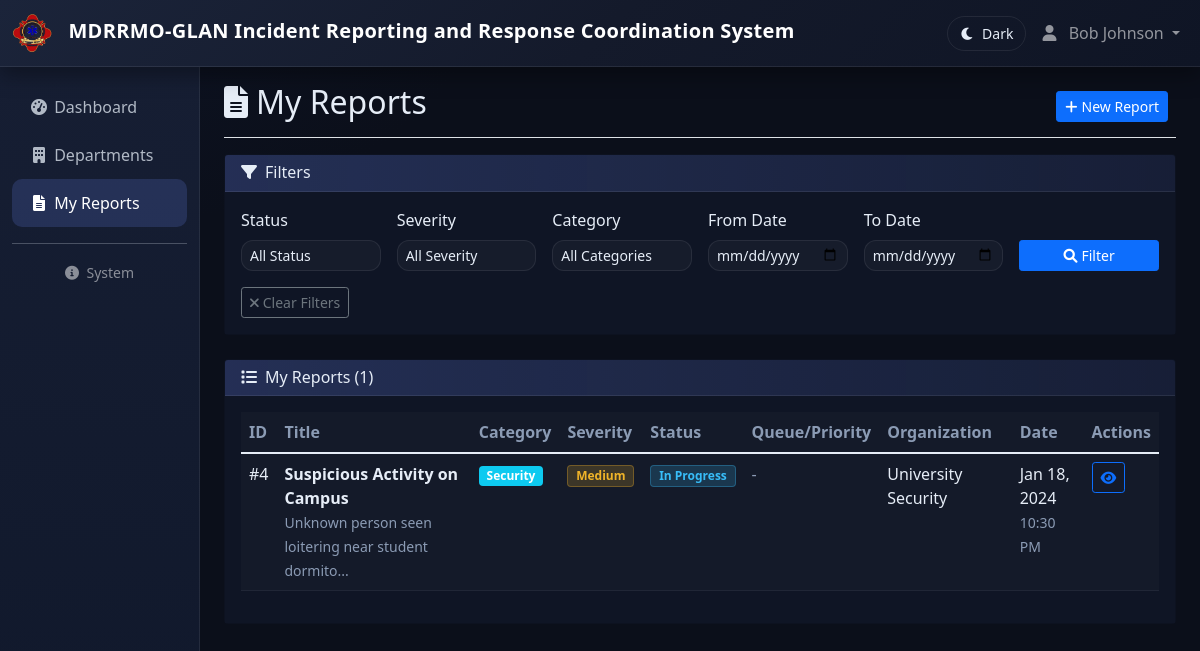
The page /reports/my-reports.php (signed in) on the database as committed earlier.
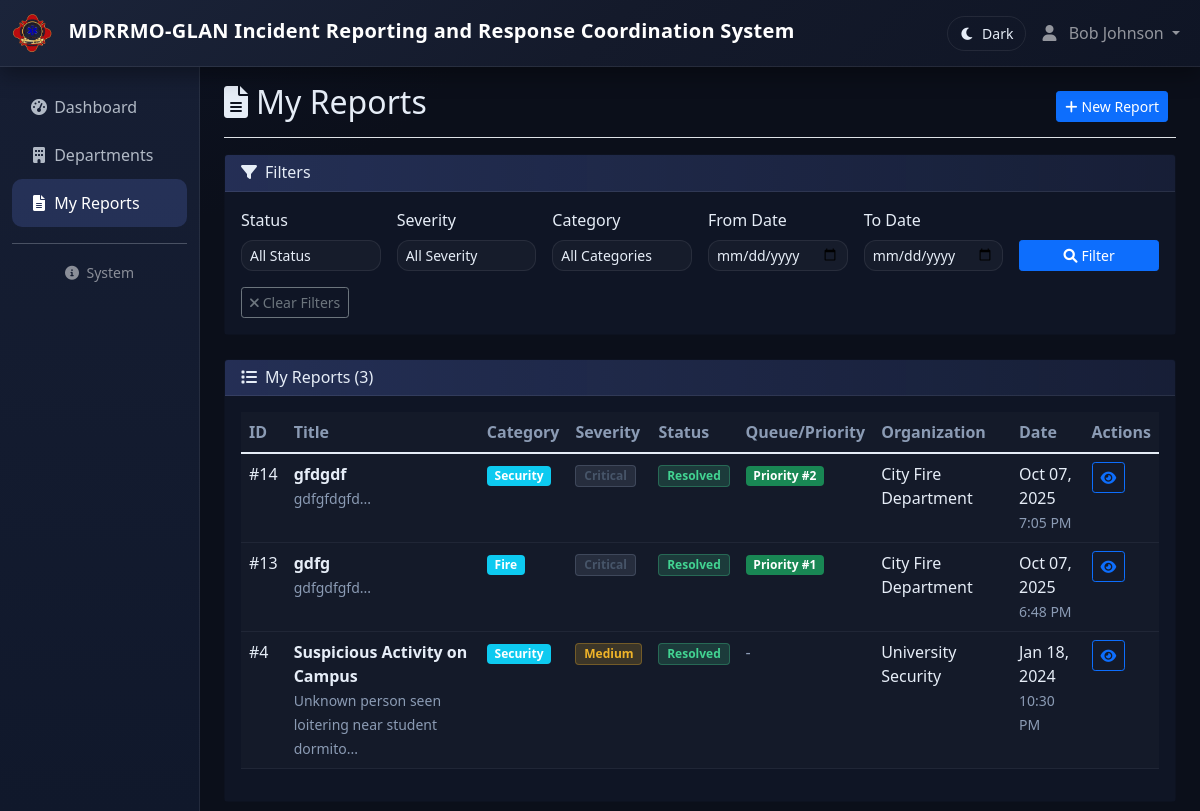
The same page on the database as committed later.
### tables this page shows
CREATE TABLE IF NOT EXISTS `incident_reports` (
  `id` int NOT NULL AUTO_INCREMENT,
  `title` varchar(255) NOT NULL,
  `description` text NOT NULL,
  `incident_date` date NOT NULL,
  `incident_time` time NOT NULL,
  `location` varchar(255) NOT NULL,
  `severity_level` enum('Low','Medium','High','Critical') NOT NULL,
  `category` enum('Fire','Accident','Security','Medical','Emergency','Other') NOT NULL,
  `reported_by` int NOT NULL,
  `organization_id` int NOT NULL,
  `status` enum('Pending','In Progress','Resolved','Closed') DEFAULT 'Pending',
  `created_at` timestamp NULL DEFAULT CURRENT_TIMESTAMP,
  PRIMARY KEY (`id`),
  KEY `idx_incident_reports_organization` (`organization_id`),
  KEY `idx_incident_reports_reported_by` (`reported_by`),
  KEY `idx_incident_reports_status` (`status`),
  KEY `idx_incident_reports_date` (`incident_date`)
);

CREATE TABLE IF NOT EXISTS `organizations` (
  `id` int NOT NULL AUTO_INCREMENT,
  `org_name` varchar(255) NOT NULL,
  `org_type` enum('Hospital','Police','Fire Department','Security','Emergency Services') NOT NULL,
  `contact_number` varchar(20) DEFAULT NULL,
  `address` text,
  `created_at` timestamp NULL DEFAULT CURRENT_TIMESTAMP,
  PRIMARY KEY (`id`)
);

CREATE TABLE IF NOT EXISTS `report_queue` (
  `id` int NOT NULL AUTO_INCREMENT,
  `report_id` int NOT NULL,
  `organization_id` int NOT NULL,
  `status` enum('Waiting','Approved','Rejected') DEFAULT 'Waiting',
  `priority_number` int DEFAULT NULL,
  `created_at` timestamp NULL DEFAULT CURRENT_TIMESTAMP,
  `approved_at` timestamp NULL DEFAULT NULL,
  PRIMARY KEY (`id`),
  KEY `idx_report_queue_org` (`organization_id`),
  KEY `idx_report_queue_status` (`status`),
  KEY `idx_report_queue_report` (`report_id`)
);

### config/config.php (called while the page is built, shortened)
<?php
function format_date($date) {
    return date('M d, Y', strtotime($date));
}
function get_severity_badge_class($severity) {
    switch ($severity) {
        case 'Medium':
            return 'badge-warning';
        case 'Critical':
            return 'badge-dark';
    }
}
function get_status_badge_class($status) {
    switch ($status) {
        case 'In Progress':
            return 'badge-info';
        case 'Resolved':
            return 'badge-success';
    }
}
?>

### reports/my-reports.php (the view, shortened to what the rows shown need)
<?php
require_once '../config/config.php';
include '../views/header.php';
$database = new Database();
$db = $database->getConnection();
$query = "SELECT ir.*, o.org_name, rq.status AS queue_status, rq.priority_number
          FROM incident_reports ir
          LEFT JOIN organizations o ON ir.organization_id = o.id
          LEFT JOIN report_queue rq ON rq.report_id = ir.id
          WHERE ir.reported_by = ?";
$params = [$_SESSION['user_id']];
$query .= " ORDER BY ir.created_at DESC";
$stmt = $db->prepare($query);
$stmt->execute($params);
$reports = $stmt->fetchAll();
?>
<div class="container-fluid">
    <div class="row">
        <main class="col-md-9 ms-sm-auto col-lg-10 px-md-4 main-content">
            <div class="d-flex justify-content-between flex-wrap flex-md-nowrap align-items-center pt-3 pb-2 mb-3 border-bottom">
                <h1 class="h2">
                    <i class="fas fa-file-alt me-2"></i>My Reports
                </h1>
            </div>
            <div class="card">
                <div class="card-body">
                    <?php if (empty($reports)): ?>
                        <div class="text-center py-4">
                            <i class="fas fa-file-plus fa-3x text-muted mb-3"></i>
                            <h5 class="text-muted">No reports found</h5>
                            <p class="text-muted">You haven't submitted any reports yet, or no reports match your filters.</p>
                            <a href="create.php" class="btn btn-primary">
                                <i class="fas fa-plus me-1"></i>Create Your First Report
                            </a>
                        </div>
                    <?php else: ?>
                        <div class="table-responsive">
                            <table class="table table-hover">
                                <thead>
                                    <tr>
                                        <th>ID</th>
                                        <th>Title</th>
                                        <th>Category</th>
                                        <th>Severity</th>
                                        <th>Status</th>
                                        <th>Queue/Priority</th>
                                        <th>Organization</th>
                                        <th>Date</th>
                                        <th>Actions</th>
                                    </tr>
                                </thead>
                                <tbody>
                                    <?php foreach ($reports as $report): ?>
                                        <tr>
                                            <td>#<?php echo $report['id']; ?></td>
                                            <td>
                                                <strong><?php echo htmlspecialchars($report['title']); ?></strong>
                                                <br>
                                                <small class="text-muted"><?php echo htmlspecialchars(substr($report['description'], 0, 50)) . '...'; ?></small>
                                            </td>
                                            <td>
                                                <span class="badge bg-info"><?php echo $report['category']; ?></span>
                                            </td>
                                            <td>
                                                <span class="badge <?php echo get_severity_badge_class($report['severity_level']); ?>">
                                                    <?php echo $report['severity_level']; ?>
                                                </span>
                                            </td>
                                            <td>
                                                <span class="badge <?php echo get_status_badge_class($report['status']); ?>">
                                                    <?php echo $report['status']; ?>
                                                </span>
                                            </td>
                                            <td>
                                                <?php if ($report['queue_status'] === 'Waiting'): ?>
                                                    <span class="badge bg-secondary">Waiting</span>
                                                <?php elseif ($report['queue_status'] === 'Approved' && $report['priority_number']): ?>
                                                    <span class="badge bg-success">Priority #<?php echo (int)$report['priority_number']; ?></span>
                                                <?php else: ?>
                                                    <span class="text-muted">-</span>
                                                <?php endif; ?>
                                            </td>
                                            <td><?php echo htmlspecialchars($report['org_name']); ?></td>
                                            <td>
                                                <?php echo format_date($report['incident_date']); ?>
                                                <br>
                                                <small class="text-muted"><?php echo date('g:i A', strtotime($report['incident_time'])); ?></small>
                                            </td>
                                            <td>
                                                <a href="view.php?id=<?php echo $report['id']; ?>" class="btn btn-sm btn-outline-primary">
                                                    <i class="fas fa-eye"></i>
                                                </a>
                                            </td>
                                        </tr>
                                    <?php endforeach; ?>
                                </tbody>
                            </table>
                        </div>
                    <?php endif; ?>
                </div>
            </div>
        </main>
    </div>
</div>
<?php include '../views/footer.php'; ?>

Rows that differ between the two databases and show on the page:
added incident_reports: id "14", title "gfdgdf", description "gdfgfdgfd", category "Security", severity_level "Critical", status "Resolved", report_queue.priority_number "2", organization.org_name "City Fire Department", incident_date "Oct 07, 2025", incident_time "7:05 PM"
added incident_reports: id "13", title "gdfg", description "gdfgdfgfd", category "Fire", severity_level "Critical", status "Resolved", report_queue.priority_number "1", organization.org_name "City Fire Department", incident_date "Oct 07, 2025", incident_time "6:48 PM"
changed incident_reports "Suspicious Activity on Campus": status "In Progress" → "Resolved"
Other text that changed with them:
count($reports): "1" → "3"
